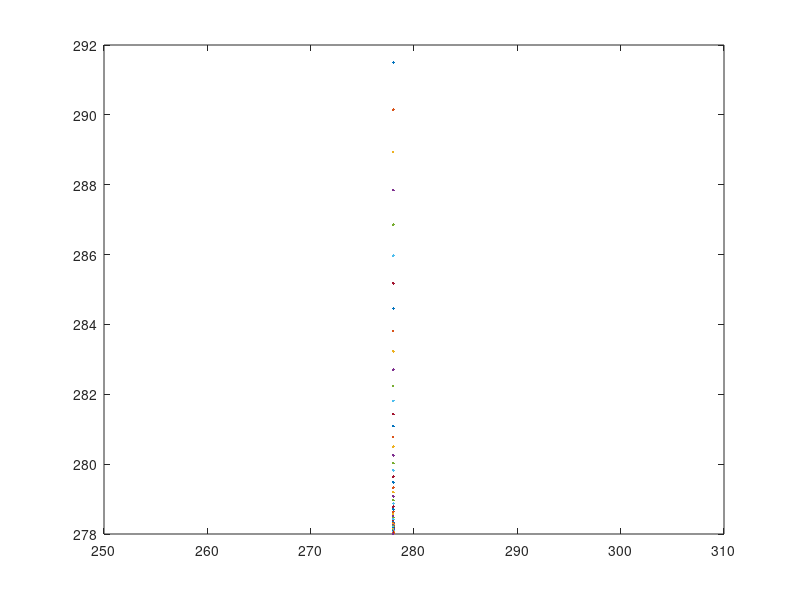

This figure's MATLAB source:
T = 293; 
Tref = 278; 
tau = 1; 

TotalSimuTime = 20;
dt = 0.1;
HowManySteps = round(TotalSimuTime/dt);

Ts = linspace(0,20,HowManySteps);
for (k=1: HowManySteps)
    dT = -(dt/tau)*(T-Tref);
    T = T+dT;
    Ts(k) = T;
end
figure(1);
plot(T,Ts)
